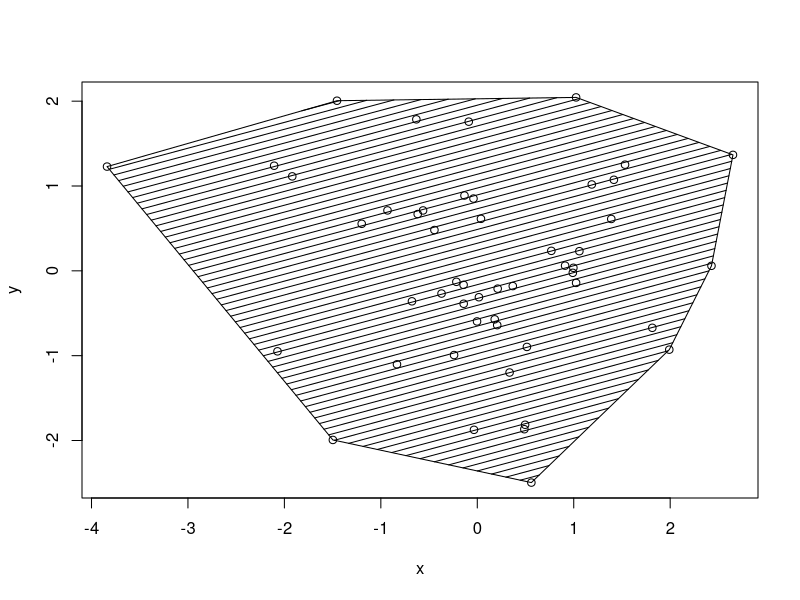
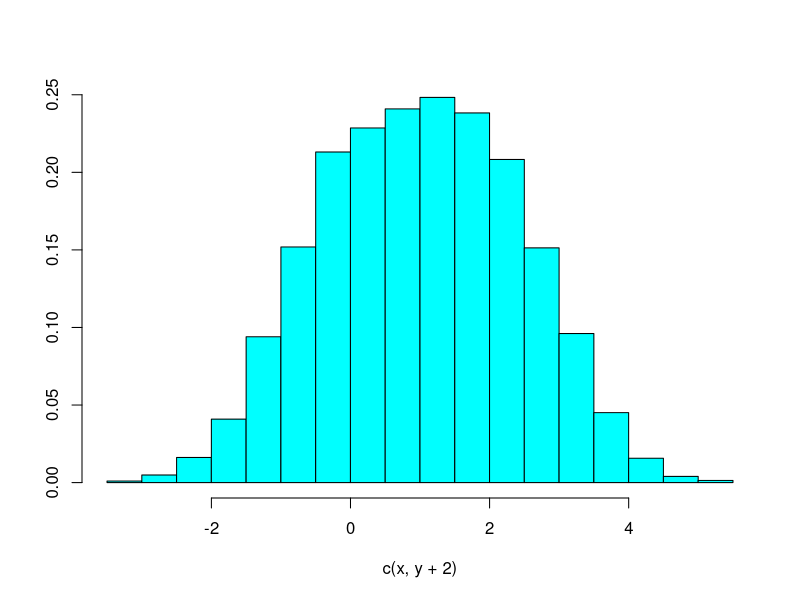
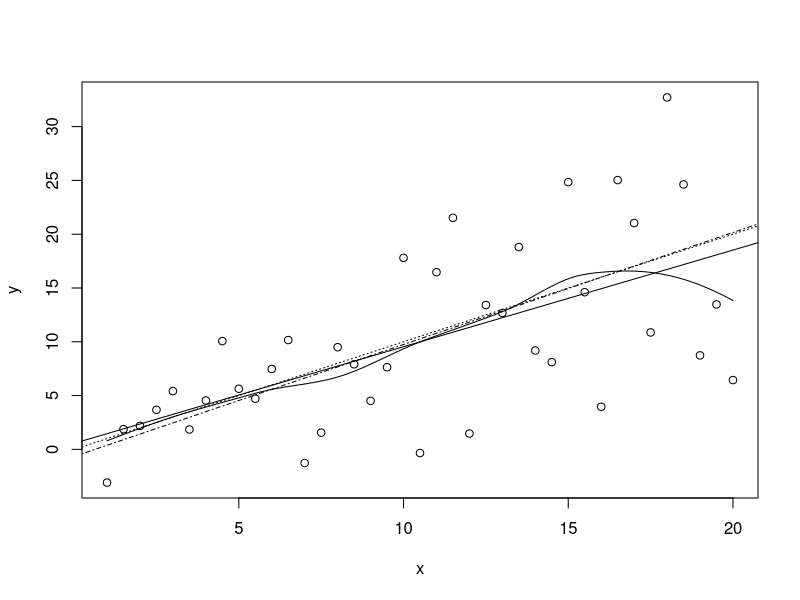
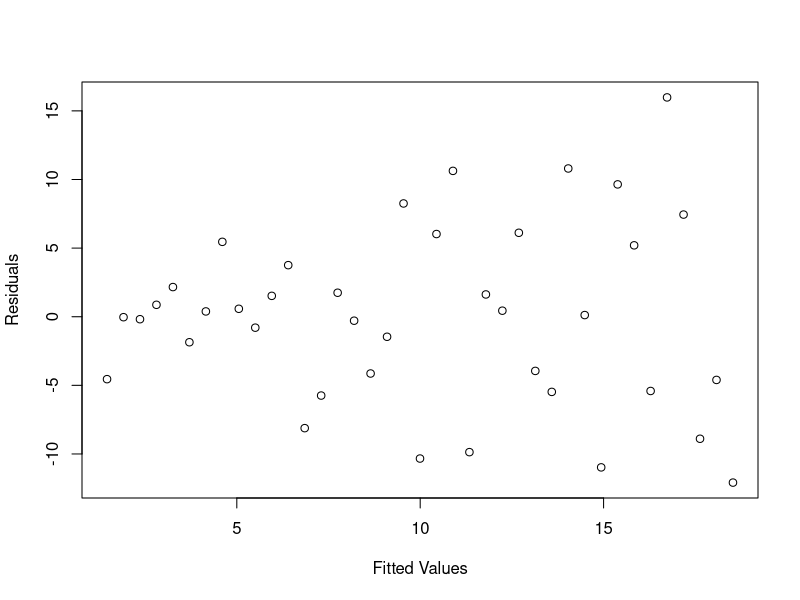
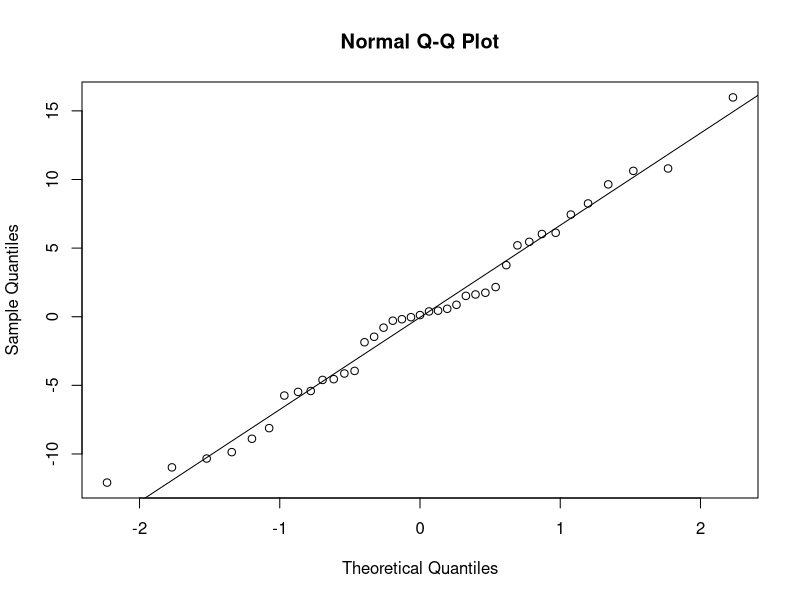
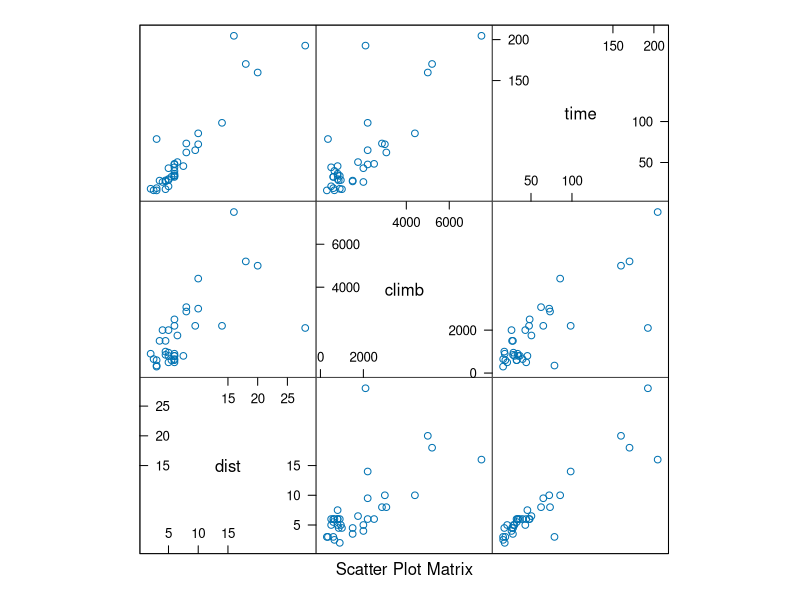

Write the R code that produced these figures, in order. (Note: this script raises an error after producing the figures.)
library(MASS)

x <- rnorm(50)
y <- rnorm(50)

h <- chull(x,y)

plot(x,y)

polygon(x[h], y[h], dens=15, angle=15)  # does not work

objects()

x <- rnorm(10000)
y <- rnorm(10000)

truehist(c(x,y+2), nbins=25)


# basic stats

x <- seq(1, 20, 0.5)
x

w <- 1 + x/2
y <- x + w*rnorm(x)
y

dum <- data.frame(x,y,w)
dum

rm(x,y,w)

fm <- lm(y ~ x, data=dum)
summary(fm)

fm1 <- lm(y ~ x, data=dum, weight=1/w^2)
summary(fm1)

lrf <- loess(y ~ x, dum)
summary(lrf)

attach(dum)

plot(x,y)

lines(spline(x, fitted(lrf)))

abline(0, 1, lty=3)

abline(fm)

abline(fm1, lty=4)

plot(fitted(fm), resid(fm), xlab="Fitted Values", ylab="Residuals")

qqnorm(resid(fm))

qqline(resid(fm))

detach()

rm(fm, fm2, lrf, dum)


# Another dataset

hills

library(lattice)

splom(~ hills)

brush(as.matrix(hills))   # does not work

attach(hills)

plot(dist, time)

identify(dist, time, row.names(hills))  # click on plot to see names

abline(lm(time ~ dist))

abline(ltsreg(dist, time), lty=3)

detach()


# Michelson-Morley data

attach(michelson)

search()

plot(Expt, Speed, main="Speed of Light Data", xlab="Experiment No.")

fm <- aov(Speed ~ Run + Expt)
summary(fm)

fm0 <- update(fm, . ~ . -Run)
summary(fm0)

anova(fm0, fm)

detach()

rm(fm, fm0)


